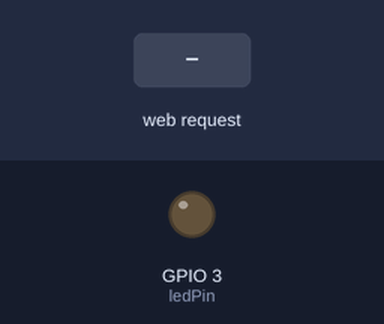
Bench run of a sketch on a simulated ESP32. Parts: output pins drawn as LEDs (lit = HIGH). Inputs (shaded band) come from the test bench. WiFi joins after 1.5 s; servers stay silent unless stated; what the sketch prints to the serial monitor is not drawn.

Above: at 2.7 s.
2.8 s: HTTP request GET /LED=ON received
At 3.6 s:
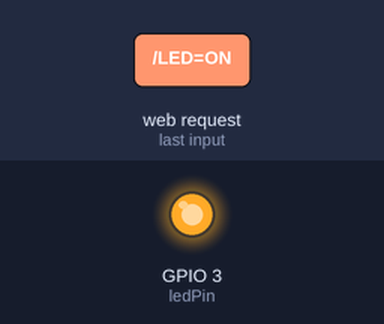
4.3 s: HTTP request GET /LED=OFF received
At 4.7 s:
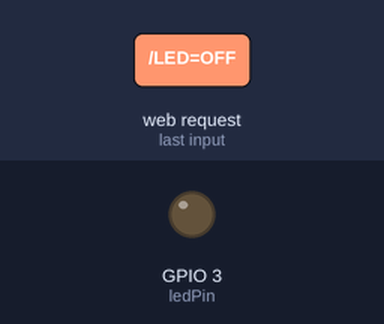
Timing chart, 0 to 7.3 s (numbered marks = the images above; inputs shaded):
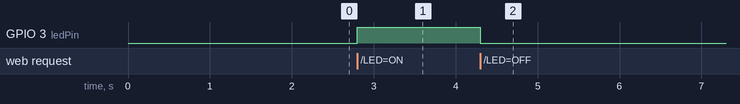

The sketch:

wifi_module.ino
```cpp
#include <WiFi.h>
#include <WiFiClientSecure.h>
// #include <UniversalTelegramBot.h>
// #include <ArduinoJson.h>

// WiFi credentials (replace with your network's SSID and password)
const char* ssid = "Airtel_gsk";
const char* password = "Setu7588";

// Create a server object that listens on port 80 (HTTP)
WiFiServer server(80);
// Define the pin for the built-in LED on the ESP32
const int ledPin = 3;
// Variable to store the LED state (LOW = off, HIGH = on)
int ledState = LOW;

void setup() {
    Serial.begin(115200);        // Initialize serial communication at 115200 baud rate for debugging
    pinMode(ledPin, OUTPUT);     // Set the LED pin as an output
    digitalWrite(ledPin, ledState);  // Initialize the LED to be off
    WiFi.begin(ssid, password);  // Start connecting to WiFi with the specified credentials
    // Wait until the ESP32 is connected to the WiFi network
    while (WiFi.status() != WL_CONNECTED) {
        delay(500);             // Wait for half a second
        Serial.print("Connecting...");      // Print dots in Serial Monitor as it tries to connect
    }
    // When connected, print the IP address assigned by the WiFi network
    Serial.println("\nConnected: " + WiFi.localIP().toString());
    server.begin();  // Start the server so it can listen for incoming clients
}

void loop() {
    // Check for an incoming client (e.g., browser or app sending HTTP request)
    WiFiClient client = server.available();
    if (!client) return;  // If no client is available, exit the loop and check again later

    // Read the client's request and store it in the `request` variable
    String request = client.readStringUntil('\r');
    client.flush();  // Clear the client's buffer to prepare for the next request

    // Check if the request contains "/LED=ON" or "/LED=OFF" and update the LED state accordingly
    if (request.indexOf("/LED=ON") != -1) {
        ledState = HIGH;  // Update the LED state to on
    } else if (request.indexOf("/LED=OFF") != -1) {
        ledState = LOW;   // Update the LED state to off
    }

    // Set the LED to the current state
    digitalWrite(ledPin, ledState);

    // Send an HTTP response back to the client with HTML content for a simple web interface
    client.println("HTTP/1.1 200 OK\r\nContent-type:text/html\r\n\r\n"   // HTTP headers
                   "<h1>GSK Home Automation</h1>"                          // HTML title on the page
                   "<a href=\"/LED=ON\"><button>ON</button></a>"         // HTML link to turn the LED on
                   "<a href=\"/LED=OFF\"><button>OFF</button></a>");     // HTML link to turn the LED off

    client.stop();  // Disconnect the client to free up the connection
}
```

Measured:
- after the input at 2.8 s, GPIO 3 (ledPin): LOW → HIGH at once
- after the input at 4.3 s, GPIO 3 (ledPin): HIGH → LOW at once
